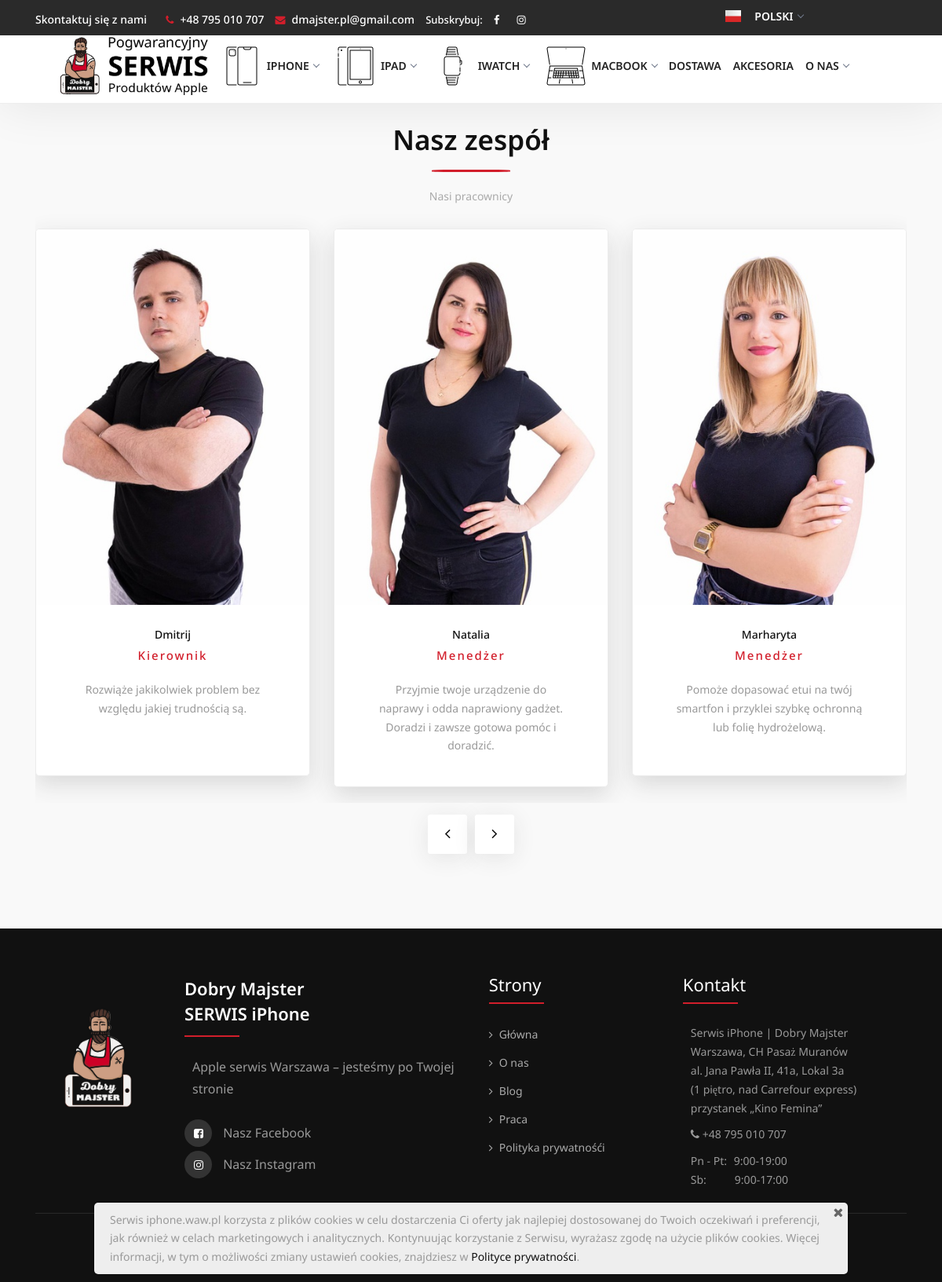
Screenshot of /zespol with the database file from the repository.
### main/models.py (models this page shows, shortened)
class Category(models.Model):
    name = models.CharField('Kategoria', help_text='Nazwa urządzenia w menu',  max_length=200)
    device_icon = models.ImageField('Ikona urządzenia', help_text='Obrazek urządzenia w menu',  blank=True, null=True, upload_to='icon_menu')
    slug = models.SlugField(default='slug', unique=True)
    def __str__(self):
        return self.name
    class Meta:
        verbose_name = 'Kategoria'
        verbose_name_plural = 'Kategorie'

class Team(models.Model):
    image = models.ImageField('Zdjęcie pracownika', upload_to='team_image', help_text='Zdjęcie pracownika', null=True, blank=True)
    name_surname = models.CharField('Imie i Nazwisko pracownika', max_length=200)
    post = models.CharField('Stanowisko pracownika', max_length=200)
    name_desc = models.TextField('Opis pracownika', max_length=400)
    my_order = models.PositiveIntegerField('Porządek', help_text='Porządek wyświetlania na stronie', default=0, blank=False, null=False)
    class Meta(object):
        ordering = ['my_order']
        verbose_name = 'Pracownik'
        verbose_name_plural = 'Pracownicy'

### main/views.py (the view)
# urls.py: path('zespol', views.team, name="team"),
def team(request):
    team = Team.objects.all()
    return render_tamplate('main/team.html', {'team': team}, request)

### main/views.py (called while the page is built)
def render_tamplate(tpl, dt, request):
    categories = Category.objects.all()
    services = Service.objects.all()
    stolbiec = Stolbiec.objects.all()
    rows = Row.objects.all()
    dct = {'categories': categories, 'services': services, 'stolbiec': stolbiec, 'rows': rows}
    dct.update(dt)
    if request.method == 'POST':
        css_form = OrderPhone(request.POST)
        if css_form.is_valid():
            return phone_form(request)
        else:
            return render(request, tpl, dct)
    else:
        return render(request, tpl, dct)

### main/templates/main/team.html (shortened to what this page needs)
{% extends 'main/base/base.html' %}
{% load static %}
{% load i18n %}
{% load thumbnail %}
{% block content %}
<section>
<div class="section-block-grey">
    <div class="container">
        <div class="section-heading center-holder">
            <h3>{% trans "Nasz zespół" %}</h3>
            <div class="section-heading-line"></div>
            <p>{% trans "Nasi pracownicy" %}</p>
        </div>
        <div class="carousel slide" data-ride="carousel" id="demo">
            <div class="owl-carousel owl-theme" id="services-carousel">
                {% for el in team %}
                <div class="team-member">
                    <div class="team-member-img">
                        {% thumbnail el.image "400x550" crop="center" as team_image %}
                        <img alt="img" src="/media/{{ team_image }}">
                        {% endthumbnail %}
                    </div>
                    <div class="team-member-text">
                        <h4><a href="#">{{ el.name_surname }}</a></h4>
                        <span>{{ el.post }}</span>
                        <p>{{ el.name_desc|safe }}</p>
                    </div>
                </div>
                {% endfor %}
            </div>
        </div>
    </div>
</div>
</section>
{% endblock %}

### main/templates/main/base/header.html (shortened to what this page needs)
{% load i18n %}
{% load static %}
{% load thumbnail %}
<div class="hidden-sm-down" id="top-bar">
  <div class="container" style="height: 70px">
    <div class="row" style="height: 70px">
      <div class="col-md-9 col-12" style="height: 70px">
        <div class="top-bar-welcome">
          <ul>
            <li><a href="{% url 'contact' %}">{% trans "Skontaktuj się z nami" %}</a></li>
          </ul>
        </div>
        <div class="top-bar-info">
          <ul>
            <li><i class="fa fa-phone"></i><a href="tel:+48795010707">+48 795 010 707</a></li>
            <li><i class="fa fa-envelope"></i><a href="mailto: dmajster.pl@gmail.com">dmajster.pl@gmail.com</a></li>
            <li>{% trans  'Subskrybuj:' %}</li>
            <li><a href="https://www.facebook.com/dmajsterpl" target="_blank"><i style="color:#fff;" class="fa fa-facebook"></i></a></li>
            <li><a href="https://www.instagram.com/dobry.majster" target="_blank"><i style="color:#fff;" class="fa fa-instagram"></i></a></li>
          </ul>
        </div>
      </div>
      <div class="col-md-3 col-12" style="height: 60px">
        <nav class="container navigation navigation_language" id="navigation3" style="height: 70px">
          <div class="nav-menus-wrapper">
            <ul class="nav-menu">
              <li>
                {% get_current_language as LANGUAGE_CODE %}
                {% if LANGUAGE_CODE == 'pl' %}
                  <a href="#" data-toggle="dropdown" role="button"
                     aria-expanded="false">
                    <img loading="lazy" class="img_flags" src="{% static 'main/img/flags/pl-flag.png' %}" alt="PL">&nbsp; Polski</a>
                {% endif %}
                  {% get_current_language as LANGUAGE_CODE %}
              </li>
            </ul>
          </div>
        </nav>
      </div>
    </div>
  </div>
</div>
<header>
  <nav class="container navigation" id="navigation4">
    <div class="nav-header">
      <a class="nav-brand" href="{% url 'home' %}">
        <img alt="logo" class="main-logo" id="main_logo" src="{% static 'main/img/logos/logo-header.jpg' %}">
      </a>
    </div>
    <div class="nav-menus-wrapper">
      <ul class="nav-menu">
        {% for category in categories %}
          <li>
            {% if category.sub %}
              <a href="#">
                {% thumbnail category.device_icon "40x40" crop="center" as img %}
                  <img src="/media/{{ img }}" alt="{{ category }}">
                {% endthumbnail %}
                {{ category.name }}</a>
            {% else %}
              <a href="{% url 'detail_service_single' category_slug=category.slug %}">
                {% thumbnail category.device_icon "40x40" crop="center" as icon %}
                  <img src="/media/{{ icon }}" alt="{{ category }}">
                {% endthumbnail %}
                {{ category.name }}</a>
            {% endif %}
          </li>
        {% endfor %}
        <li><a href="{% url 'shipping' %}">{% trans "Dostawa" %}</a></li>
        <li><a href="{% url 'accessories' %}">{% trans "Akcesoria" %}</a></li>
        <li><a href="#">{% trans 'O nas' %}</a>
        </li>
          {% get_current_language as LANGUAGE_CODE %}
                  {% get_current_language as LANGUAGE_CODE %}
      </ul>
    </div>
  </nav>
</header>

### main/static/main/css/default.css (style rules this page uses)
html, body { font-family: 'Noto Sans', sans-serif; color: #d21e2b; height: 100%; margin: 0; padding: 0; }
p, a { font-family: 'Noto Sans', sans-serif; }
h1, h2, h3, h4, h5, h6 { font-family: 'Noto Sans', sans-serif; color: #111; line-height: 1.3; margin: 0px; }
h1, h2, h3, h4 { font-weight: 700; }
p { font-size: 14px; color: #999; line-height: 1.7; margin-bottom: 0px; }
img { max-width: 100%; height: auto; -webkit-transition-duration: .3s; transition-duration: .3s; }
a { color: #111; -webkit-transition-duration: .3s; transition-duration: .3s; }
ul { padding-left: 0px; margin-bottom: 0px; }
.center-holder { text-align: center !important; }

### main/static/main/css/navigation.css (style rules this page uses)
.navigation { width: 100%; height: 95px; display: table; position: relative; font-family: inherit; background-color: #fff; }
.navigation * { box-sizing: border-box; -webkit-tap-highlight-color: transparent; }
.navigation-fixed-wrapper .navigation { margin-right: auto; margin-left: auto; }
.nav-header { float: left; }
@media (min-width: 991px) { .nav-header { height: 95px; display: flex; align-items: center; } }
.nav-brand { line-height: 70px; padding: 0px 0px 0px 0px; color: #70798b; font-size: 24px; text-decoration: none !important; }
.nav-menu { margin: 0; padding: 0; list-style: none; line-height: normal; font-size: 0; }
.nav-menu > li { display: inline-block; float: left; text-align: left; margin-left: 0; }
.nav-menu > li > a { height: 95px; padding: 0 0.5vw 0 16px; display: flex; align-items: center; position: relative; text-decoration: none; font-size: 12px; font-weight: 600; text-transform: uppercase; color: #222; -webkit-transition: color 0.3s, background 0.3s; transition: color 0.3s, background 0.3s; }
@media (min-width: 991px) { #main_logo { -webkit-transition: all 0.3s ease; -moz-transition: all 0.3s ease; -o-transition: all 0.3s ease; width: 200px; } }

### main/static/main/css/custom.css (style rules this page uses)
h1, h2, h3, h4, h5, h6 { font-family: 'Noto Sans'; }
p { font-family: 'Noto Sans'; font-size: 14px!important; }
a { font-family: 'Noto Sans'; font-size: 14px!important; }
.row img { display: inline-block; }
.img_flags { width: 20px !important; height: 15px !important; margin-right: 10px; }
.top-bar-info a { color: #FFFFFF; }
@media (min-width: 900px) { .navigation-fixed-wrapper .navigation { display: flex; justify-content: center; } }
@media (min-width: 900px) and (max-width: 1200px) { .navigation-fixed-wrapper .container { max-width: 1078px; } }
@media (min-width: 900px) and (max-width: 1200px) { .nav-menu > li > a { padding: 0 0.5vw 0 9px; } }
.navigation_language { background-color: transparent; }
.navigation_language .nav-menu > li > a { margin-top: -27px; color: #fff; }
.top-bar-welcome a { cursor: pointer; color: #FFFFFF; }

### rows the page displays
Category: device_icon (picture), name "IPHONE"
Category: device_icon (picture), name "IPAD"
Category: device_icon (picture), name "IWATCH"
Category: device_icon (picture), name "MACBOOK"
Team: image (picture), name_surname "Dmitrij", post "Kierownik", name_desc "Rozwiąże jakikolwiek problem bez względu jakiej trudnością są."
Team: image (picture), name_surname "Natalia", post "Menedżer", name_desc "Przyjmie twoje urządzenie do naprawy i odda naprawiony gadżet. Doradzi i zawsze gotowa pomóc i doradzić."
Team: image (picture), name_surname "Marharyta", post "Menedżer", name_desc "Pomoże dopasować etui na twój smartfon i przyklei szybkę ochronną lub folię hydrożelową."
